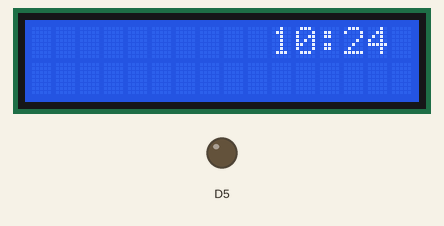
The sketch below on a simulated ESP8266 (NodeMCU). Parts: 16×2 character LCD, output pins drawn as LEDs (lit = HIGH). WiFi joins after 1.5 s; servers stay silent unless stated; uploads are accepted with an empty reply; the local clock reads 2024-03-15 10:24:30 at power-on unless the sketch sets it; what the sketch prints to the serial monitor is not drawn.

Above: at 1.6 s.
At 18.3 s:
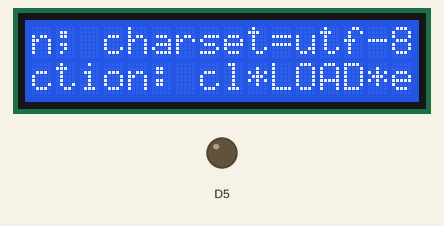
At 19.3 s:
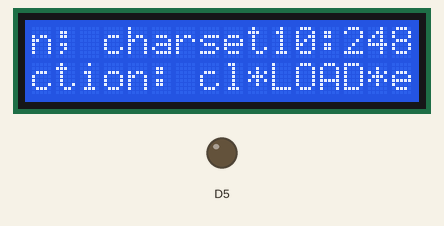
At 37.0 s:
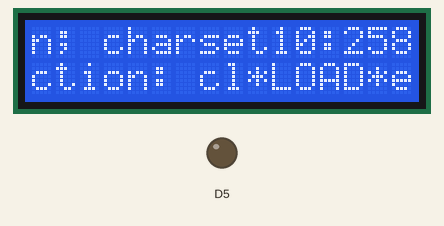

The sketch:

FIN_WIFI.ino
```cpp
#include <ESP8266WiFi.h>
#include <Wire.h>
#include <time.h>
#include <LiquidCrystal_I2C.h>
 LiquidCrystal_I2C lcd(0x27, 16, 2);

const char* ssid = ""; //wifi name
const char* password = ""; //wifi p.w

//시간 변수들 설정
int timezone = 9; //미국시간 3, 한국시간 9
char timedate[80]; //lcd 출력 문자열

int hour = 0; //시간 받아올 변수
int minute = 0; // 분 받아올 변수

//시간 함수용
unsigned long previousMillis = 0;
const long interval = 1000;

// API 설정
const char* stationName = "%EB%B4%89%EB%8B%B4%EC%9D%8D"; // 봉담읍 url 인코딩돌린거
const char* serviceKey = ""; //api 발급신청받은키

//에어코리아 서버
const char* host = "apis.data.go.kr"; //에어코리아
const int port = 80; //포트

//api 호출용 계산 (호스트 옵션)
String url = "/B552584/ArpltnInforInqireSvc/getMsrstnAcctoRltmMesureDnsty?stationName=" + String(stationName) \
+ "&dataTerm=DAILY" \
+ "&pageNo=1" \
+ "&numOfRows=1" \
+ "&returnType=xml" \
+ "&serviceKey=" + String(serviceKey)\
+ "&ver=1.3";

//미세먼지 농도 문자열
String Pm25 = "";
String Pm10 = "";
String Dtime = "";
String Dhour = "";

//미세먼지 농도값
int pm10data = 0; //초미세먼지
int pm25data = 0; //미세먼지
int Dhourdata = 0; //측정데이터의 day

WiFiClient client;

void setup() {
   Serial.begin(115200);
   Serial.setDebugOutput(true);

   connectWiFi(); //와이파이 연결함수
   settime(); //시간 초기 설정 함수

   lcd.init(); //lcd 초기화
   pinMode(D5, OUTPUT); // 디지털 핀 D4의 값을 UNO에게 보낼겁니다.
 }

 void loop() {
  gettime();

  if(hour-Dhourdata>1 || Dhourdata == 0){ //현재시간이 Ddaydata와 1시간 이상 차이나면 or Ddaydata가 0일때
    getData();

    //getdata 출력부문
    Serial.println("미세먼지 : " + Pm25);
    Serial.println("초미세먼지 : " + Pm10);
    Serial.println("측정시간 : " + Dtime);
    Serial.print("몇시의 데이터인가요? : ");
    Serial.println(Dhourdata);

    //lcd에 미세먼지정보 업로드
    lcd.setCursor(0, 0);              // 0번째, 0라인
    lcd.print("Pm25:"+Pm25);              // lcd 출력
    lcd.setCursor(0, 1);              // 0번째, 0라인
    lcd.print("Pm10:"+Pm10);              // lcd 출력

    if(pm10data>80 || pm25data>35){ //미세먼지나 초미세먼지가 나쁨이상일경우
      lcd.setCursor(9, 1);              // 0번째, 0라인
      lcd.print("Mask!!");              // lcd 출력
      digitalWrite(D5, HIGH);             // D4에 TRUE 출력
    }
    else if(pm10data==0 && pm25data>35==0){
      lcd.setCursor(9, 1);              // 0번째, 0라인
      lcd.print("*LOAD*");              // lcd 출력
      digitalWrite(D5, LOW);             // D4에 False 출력
    }
    else{
      lcd.setCursor(9, 1);              // 0번째, 0라인
      lcd.print("Fresh!");              // lcd 출력
      digitalWrite(D5, LOW);             // D4에 False 출력
    }
    delay(1000);
    gettime();
  }
 }

 void settime(){
   configTime(timezone * 3600, 0, "pool.ntp.org", "time.nist.gov"); //시간 서버에서 받아오는듯
   Serial.println("\nWaiting for time");

   while (!time(nullptr)) {
     Serial.print(".");
     delay(1000);
   } //받아오는중일때 ...표시
   Serial.println("");

 }

 void gettime(){
  unsigned long currentMillis = millis();

  if (currentMillis - previousMillis >= interval) {
    previousMillis = currentMillis;

    time_t now = time(nullptr); //현재시간 받아오기
    struct tm* timeinfo = localtime(&now); //구조체에 현재시간 담기

    strftime(timedate, 80, "%H:%M", timeinfo); //문자열 양식대로 다듬기 년-월-일 시:분
    //Serial.println(timedate); //양식대로 시리얼 모니터 출력

    lcd.backlight();                  // 백라이트 켜기
    lcd.setCursor(10, 0);              // 0번째, 0라인
    lcd.print(timedate);              // lcd 출력

    hour = timeinfo->tm_hour; // 시 분 받아오기
    minute = timeinfo->tm_min;
    //Serial.print("초 :"); //초 출력
    //Serial.println(timeinfo->tm_sec);
    //Serial.println(minute); //분 출력
  }
 }

 void connectWiFi() { //인터넷 연결
  Serial.println();
  Serial.println();
  Serial.println("Connecting to ");
  Serial.print(ssid);
  WiFi.hostname("Name");
  WiFi.begin(ssid, password);

  while(WiFi.status() != WL_CONNECTED){
    delay(500);
    Serial.print(".");
  }
  Serial.println("");
  Serial.println("WiFi connected");
  Serial.print("IP address: ");
  Serial.println(WiFi.localIP());
}

void getData(){ //xml에서 값 구해오기
if(hour-Dhourdata>1 || Dhourdata == 0){ //현재시간이 Ddaydata와 1시간 이상 차이나면 or Ddaydata가 0일때
  if (!client.connect(host, port)) {
    Serial.println("connection failed");
    return;
  } // 연결실패
  if(client.connect(host, port)){
    client.print(String("GET ") + url + " HTTP/1.1\r\n" +
    "Host: " + host + "\r\n" +
    "Connection: close\r\n\r\n");
    //Serial.println("request sent");
    delay(15000);
  } // api 호출

  String data = "";
  while(client.available()){
    String line = client.readStringUntil('\r');
    data += line;
  } // 호출한 api를 전부 data 변수에 입력
  //값구하기 findBetween은 아래 함수 참고면
  Pm10 = findBetween("<pm10Value>", "</pm10Value>", data);
  Pm25 = findBetween("<pm25Value>", "</pm25Value>", data);
  Dtime = findBetween("<dataTime>", "</dataTime>", data);
  Dhour = Dtime.substring(11,14); //Dtime 문자열 짤라서 구하기

  //값 다듬기
  Pm10.trim();
  Pm25.trim();
  Dtime.trim();
  Dhour.trim();

  //문자열 > Int 변환
  pm10data = Pm10.toInt();
  pm25data = Pm25.toInt();
  Dhourdata = Dhour.toInt();
  }
}
String findBetween(String a, String b, String data) { //두 텍스트 사이에 있는 문자열 추출
  return data.substring(data.indexOf(a) + a.length(), data.indexOf(b));
}
```

Measured:
- what the display in image 0 shows lasts 16.6 s, from 1.6 s to 18.2 s
- what the display in image 1 shows lasts 1.0 s, from 18.2 s to 19.2 s
